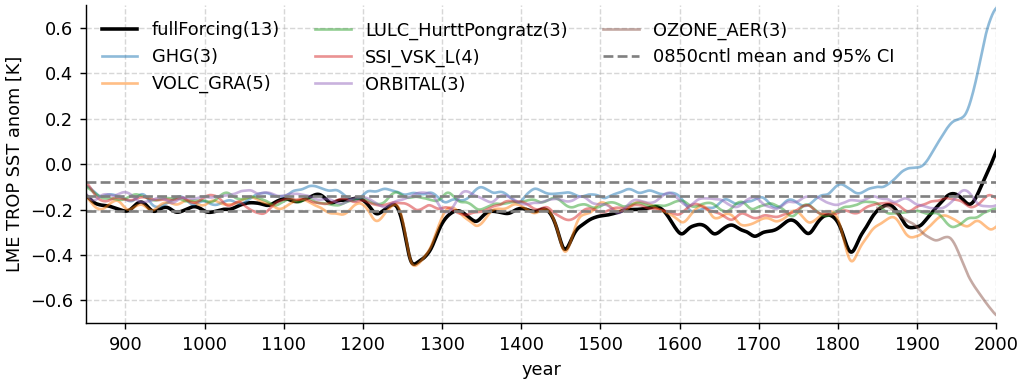

Recreate this plot in Python.
#!/usr/bin/env python
# Wenchang Yang (wenchang@princeton.edu)
# Mon Jan 10 13:38:55 EST 2022
if __name__ == '__main__':
    import sys
    from misc.timer import Timer
    tt = Timer('start ' + ' '.join(sys.argv))
import sys, os.path, os, glob, datetime
import xarray as xr, numpy as np, pandas as pd, matplotlib.pyplot as plt
#more imports
from misc.shell import run_shell
#
if __name__ == '__main__':
    tt.check('end import')
#
#start from here
#import xfilter
#n_window = 40
#lowpass = lambda da: da.filter.lowpass(1/n_window, dim='year', padtype='even')
 
#start from here
daname = 'TROPa'
#historical exps
ifile = f'data/LME/LME_{daname}_7cases_smooth40yr_ensmean.nc'
#ds = xr.open_dataset(ifile)
#print('[loaded]:', ifile)
ifile_cached = __file__.replace('.py', '.nc')
if not os.path.exists(ifile_cached): run_shell(f'cp {ifile} {ifile_cached}')
ds = xr.open_dataset(ifile_cached)
print('[loaded]:', ifile_cached, 'from', ifile)
#ctl exp
case_ctl = '0850cntl'
ifile = f'data/LME/LME_sstTC_{case_ctl}_{daname}_smooth40yr_spread.nc'
#ds_ctl = xr.open_dataset(ifile)
#print('[loaded]:', ifile)
ifile_cached = __file__.replace('.py', '__ctl.nc')
if not os.path.exists(ifile_cached): run_shell(f'cp {ifile} {ifile_cached}')
ds_ctl = xr.open_dataset(ifile_cached)
print('[loaded]:', ifile_cached, 'from', ifile)

def wyplot(ax=None):
    if ax is None:
        figsize = (8,3)
        fig, ax = plt.subplots(figsize=figsize)
    #full forcing exp
    case = 'fullForcing'
    label = f'{case}({ds.ens_size.sel(case=case).item()})'
    ds[daname].sel(case=case).plot(ax=ax, color='k', label=label, lw=2)

    #partial forcing exps
    ax.set_prop_cycle(None)
    for case in ds.case.values[1:]:
        label = f'{case}({ds.ens_size.sel(case=case).item()})'
        ds[daname].sel(case=case).plot(ax=ax, label=label, alpha=0.5)

    #cntl spread
    da = ds_ctl[daname]
    color, linestyle = 'gray', '--'
    ax.axhline(da.sel(quantile=2), color=color, ls=linestyle, label=f'{case_ctl} mean and 95% CI') #quantile = 2 denotes mean here
    ax.axhline(da.sel(quantile=0.025), color=color, ls=linestyle)
    ax.axhline(da.sel(quantile=0.975), color=color, ls=linestyle)


    ax.legend(ncol=3)
    if daname == 'HU':
        ax.set_ylim(5,11)
    elif daname == 'rMDRa':
        ax.set_ylim(-0.01, 0.4)
    elif daname == 'TROPa':
        ax.set_ylim(-0.7, 0.7)
    ax.set_xlim(850,2000)
    ax.set_xticks(range(2000,850,-100))
    ax.set_title('')
    if daname in ('HU', 'MH'):
        ax.set_ylabel(f'LME {daname} count')
    elif daname == 'rMDRa':
        ax.set_ylabel(f'LME MDR$-$TROP SST anom [K]')
    elif daname in ('TROPa',):
        ax.set_ylabel(f'LME TROP SST anom [K]')
        
 
if __name__ == '__main__':
    from wyconfig import * #my plot settings
    plt.close()
    wyplot()
    
    #savefig
    if len(sys.argv)>1 and 'savefig' in sys.argv[1:]:
        figname = __file__.replace('.py', f'.png')
        if 'overwritefig' in sys.argv[1:]:
            wysavefig(figname, overwritefig=True)
        else:
            wysavefig(figname)
    tt.check(f'**Done**')
    plt.show()
    
